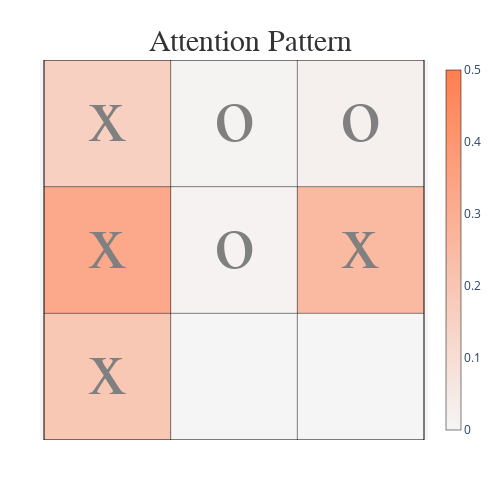

The code cell stored with this chart in its notebook:
### Code cell
fp.board_attn_heatmap(attention_pattern[1, -1], example_game[1:], title="Attention Pattern", color='#FF7F50')

### Figure 1 — Plotly figure (JSON) as saved in the notebook; plotly's stock layout.template omitted (floating-point values rounded to 4 significant figures)
{"data": [{"colorbar": {"len": 1, "outlinecolor": "black", "outlinewidth": 0.5, "thickness": 15, "title": {"side": "right"}}, "colorscale": [[0, "#F5F5F5"], [1, "#FF7F50"]], "type": "heatmap", "z": [[0.1558, 0.009068, 0.02154], [0.324, 0.0111, 0.2535], [0.1926, 0, 0]], "zmax": 0.5, "zmin": 0}], "layout": {"annotations": [{"font": {"color": "#808080", "family": "Arial", "size": 80}, "showarrow": false, "text": "x", "x": 0, "xanchor": "center", "xref": "x", "y": -0.05, "yanchor": "middle", "yref": "y"}, {"font": {"color": "#808080", "family": "Arial", "size": 80}, "showarrow": false, "text": "x", "x": 0, "xanchor": "center", "xref": "x", "y": 0.95, "yanchor": "middle", "yref": "y"}, {"font": {"color": "#808080", "family": "Arial", "size": 80}, "showarrow": false, "text": "x", "x": 2, "xanchor": "center", "xref": "x", "y": 0.95, "yanchor": "middle", "yref": "y"}, {"font": {"color": "#808080", "family": "Arial", "size": 80}, "showarrow": false, "text": "x", "x": 0, "xanchor": "center", "xref": "x", "y": 1.95, "yanchor": "middle", "yref": "y"}, {"font": {"color": "#808080", "family": "Arial", "size": 80}, "showarrow": false, "text": "o", "x": 1, "xanchor": "center", "xref": "x", "y": -0.05, "yanchor": "middle", "yref": "y"}, {"font": {"color": "#808080", "family": "Arial", "size": 80}, "showarrow": false, "text": "o", "x": 2, "xanchor": "center", "xref": "x", "y": -0.05, "yanchor": "middle", "yref": "y"}, {"font": {"color": "#808080", "family": "Arial", "size": 80}, "showarrow": false, "text": "o", "x": 1, "xanchor": "center", "xref": "x", "y": 0.95, "yanchor": "middle", "yref": "y"}], "height": 500, "margin": {"b": 60, "l": 40, "r": 40, "t": 60}, "plot_bgcolor": "#F5F5F5", "shapes": [{"line": {"color": "black", "width": 1}, "type": "line", "x0": -0.5, "x1": -0.5, "y0": -0.5, "y1": 2.5}, {"line": {"color": "black", "width": 1}, "type": "line", "x0": -0.5, "x1": 2.5, "y0": -0.5, "y1": -0.5}, {"line": {"color": "black", "width": 0.5}, "type": "line", "x0": 0.5, "x1": 0.5, "y0": -0.5, "y1": 2.5}, {"line": {"color": "black", "width": 0.5}, "type": "line", "x0": -0.5, "x1": 2.5, "y0": 0.5, "y1": 0.5}, {"line": {"color": "black", "width": 0.5}, "type": "line", "x0": 1.5, "x1": 1.5, "y0": -0.5, "y1": 2.5}, {"line": {"color": "black", "width": 0.5}, "type": "line", "x0": -0.5, "x1": 2.5, "y0": 1.5, "y1": 1.5}, {"line": {"color": "black", "width": 1}, "type": "line", "x0": 2.5, "x1": 2.5, "y0": -0.5, "y1": 2.5}, {"line": {"color": "black", "width": 1}, "type": "line", "x0": -0.5, "x1": 2.5, "y0": 2.5, "y1": 2.5}], "title": {"font": {"color": "#333333", "family": "Arial", "size": 30}, "text": "Attention Pattern", "x": 0.5, "xanchor": "center", "yanchor": "top"}, "width": 500, "xaxis": {"range": [-0.5, 2.5], "scaleanchor": "y", "scaleratio": 1, "showgrid": false, "showline": false, "showticklabels": false, "zeroline": false}, "yaxis": {"range": [2.5, -0.5], "showgrid": false, "showline": false, "showticklabels": false, "zeroline": false}}}
